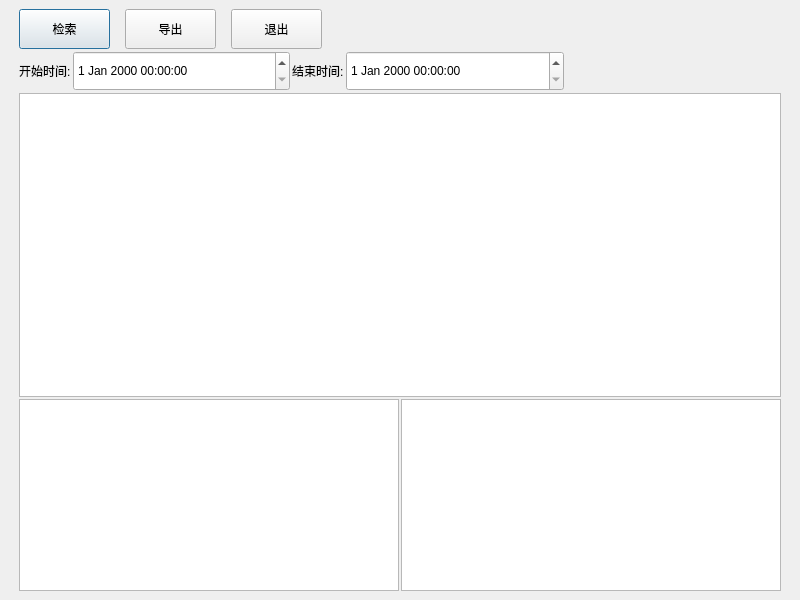
<?xml version="1.0" encoding="UTF-8"?>
<ui version="4.0">
 <class>back_anti_checkout</class>
 <widget class="QDialog" name="back_anti_checkout">
  <property name="geometry">
   <rect>
    <x>0</x>
    <y>0</y>
    <width>800</width>
    <height>600</height>
   </rect>
  </property>
  <property name="windowTitle">
   <string>Dialog</string>
  </property>
  <layout class="QVBoxLayout" name="verticalLayout_2">
   <property name="spacing">
    <number>6</number>
   </property>
   <property name="leftMargin">
    <number>9</number>
   </property>
   <property name="topMargin">
    <number>9</number>
   </property>
   <property name="rightMargin">
    <number>9</number>
   </property>
   <property name="bottomMargin">
    <number>9</number>
   </property>
   <item>
    <layout class="QVBoxLayout" name="verticalLayout">
     <property name="spacing">
      <number>2</number>
     </property>
     <property name="leftMargin">
      <number>10</number>
     </property>
     <property name="rightMargin">
      <number>10</number>
     </property>
     <item>
      <layout class="QHBoxLayout" name="horizontalLayout">
       <property name="spacing">
        <number>15</number>
       </property>
       <property name="leftMargin">
        <number>0</number>
       </property>
       <property name="rightMargin">
        <number>0</number>
       </property>
       <item>
        <widget class="QPushButton" name="pushButton_10">
         <property name="sizePolicy">
          <sizepolicy hsizetype="Fixed" vsizetype="Fixed">
           <horstretch>0</horstretch>
           <verstretch>0</verstretch>
          </sizepolicy>
         </property>
         <property name="minimumSize">
          <size>
           <width>91</width>
           <height>40</height>
          </size>
         </property>
         <property name="focusPolicy">
          <enum>Qt::StrongFocus</enum>
         </property>
         <property name="text">
          <string>检索</string>
         </property>
         <property name="outer_stylesheet" stdset="0">
          <string>pushbutton</string>
         </property>
        </widget>
       </item>
       <item>
        <widget class="QPushButton" name="pushButton_11">
         <property name="sizePolicy">
          <sizepolicy hsizetype="Fixed" vsizetype="Fixed">
           <horstretch>0</horstretch>
           <verstretch>0</verstretch>
          </sizepolicy>
         </property>
         <property name="minimumSize">
          <size>
           <width>91</width>
           <height>40</height>
          </size>
         </property>
         <property name="focusPolicy">
          <enum>Qt::StrongFocus</enum>
         </property>
         <property name="text">
          <string>导出</string>
         </property>
         <property name="outer_stylesheet" stdset="0">
          <string>pushbutton</string>
         </property>
        </widget>
       </item>
       <item>
        <widget class="QPushButton" name="pushButton_12">
         <property name="sizePolicy">
          <sizepolicy hsizetype="Fixed" vsizetype="Fixed">
           <horstretch>0</horstretch>
           <verstretch>0</verstretch>
          </sizepolicy>
         </property>
         <property name="minimumSize">
          <size>
           <width>91</width>
           <height>40</height>
          </size>
         </property>
         <property name="focusPolicy">
          <enum>Qt::StrongFocus</enum>
         </property>
         <property name="text">
          <string>退出</string>
         </property>
         <property name="outer_stylesheet" stdset="0">
          <string>pushbutton</string>
         </property>
        </widget>
       </item>
       <item>
        <spacer name="horizontalSpacer_2">
         <property name="orientation">
          <enum>Qt::Horizontal</enum>
         </property>
         <property name="sizeHint" stdset="0">
          <size>
           <width>40</width>
           <height>20</height>
          </size>
         </property>
        </spacer>
       </item>
      </layout>
     </item>
     <item>
      <layout class="QHBoxLayout" name="horizontalLayout_2">
       <property name="leftMargin">
        <number>0</number>
       </property>
       <property name="rightMargin">
        <number>0</number>
       </property>
       <item>
        <widget class="QLabel" name="label_2">
         <property name="sizePolicy">
          <sizepolicy hsizetype="Fixed" vsizetype="Fixed">
           <horstretch>0</horstretch>
           <verstretch>0</verstretch>
          </sizepolicy>
         </property>
         <property name="minimumSize">
          <size>
           <width>45</width>
           <height>40</height>
          </size>
         </property>
         <property name="text">
          <string>开始时间:</string>
         </property>
        </widget>
       </item>
       <item>
        <widget class="lds_datetimeEdit" name="dateTimeEdit">
         <property name="sizePolicy">
          <sizepolicy hsizetype="Expanding" vsizetype="Fixed">
           <horstretch>0</horstretch>
           <verstretch>0</verstretch>
          </sizepolicy>
         </property>
         <property name="minimumSize">
          <size>
           <width>0</width>
           <height>40</height>
          </size>
         </property>
        </widget>
       </item>
       <item>
        <widget class="QLabel" name="label_3">
         <property name="sizePolicy">
          <sizepolicy hsizetype="Fixed" vsizetype="Fixed">
           <horstretch>0</horstretch>
           <verstretch>0</verstretch>
          </sizepolicy>
         </property>
         <property name="minimumSize">
          <size>
           <width>45</width>
           <height>40</height>
          </size>
         </property>
         <property name="text">
          <string>结束时间:</string>
         </property>
        </widget>
       </item>
       <item>
        <widget class="lds_datetimeEdit" name="dateTimeEdit_2">
         <property name="sizePolicy">
          <sizepolicy hsizetype="Expanding" vsizetype="Fixed">
           <horstretch>0</horstretch>
           <verstretch>0</verstretch>
          </sizepolicy>
         </property>
         <property name="minimumSize">
          <size>
           <width>0</width>
           <height>40</height>
          </size>
         </property>
        </widget>
       </item>
       <item>
        <spacer name="horizontalSpacer">
         <property name="orientation">
          <enum>Qt::Horizontal</enum>
         </property>
         <property name="sizeHint" stdset="0">
          <size>
           <width>40</width>
           <height>20</height>
          </size>
         </property>
        </spacer>
       </item>
      </layout>
     </item>
     <item>
      <widget class="QTableView" name="tableView"/>
     </item>
     <item>
      <layout class="QHBoxLayout" name="horizontalLayout_3">
       <item>
        <widget class="QTableView" name="tableView_2">
         <property name="sizePolicy">
          <sizepolicy hsizetype="Expanding" vsizetype="Fixed">
           <horstretch>0</horstretch>
           <verstretch>0</verstretch>
          </sizepolicy>
         </property>
         <property name="minimumSize">
          <size>
           <width>0</width>
           <height>192</height>
          </size>
         </property>
        </widget>
       </item>
       <item>
        <widget class="QTableView" name="tableView_3">
         <property name="sizePolicy">
          <sizepolicy hsizetype="Expanding" vsizetype="Fixed">
           <horstretch>0</horstretch>
           <verstretch>0</verstretch>
          </sizepolicy>
         </property>
         <property name="minimumSize">
          <size>
           <width>0</width>
           <height>192</height>
          </size>
         </property>
        </widget>
       </item>
      </layout>
     </item>
    </layout>
   </item>
  </layout>
 </widget>
 <customwidgets>
  <customwidget>
   <class>lds_datetimeEdit</class>
   <extends>QDateTimeEdit</extends>
   <header>lds_datetimeedit.h</header>
  </customwidget>
 </customwidgets>
 <resources/>
 <connections/>
</ui>
